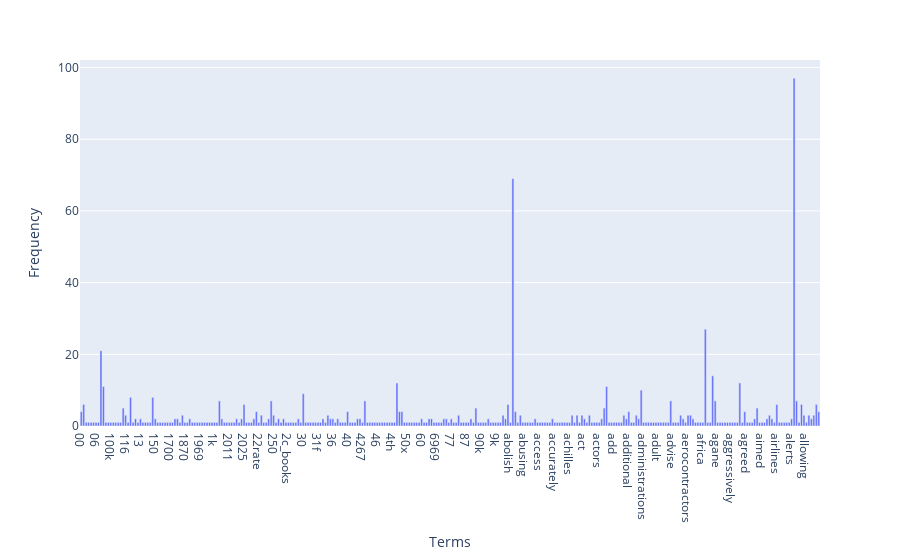

Here is the notebook cell this chart was saved with:
### Markdown cell above
### Exercise 12

### Code cell
# Exercise 12
import plotly.express as px

df_data = pd.DataFrame({
    'Terms': count_vect.get_feature_names_out()[:300],
    'Frequency': term_frequencies[:300]
})

fig = px.bar(
    df_data,
    x='Terms',
    y='Frequency',
)

fig.show()

### Figure 1 — Plotly figure (JSON) as saved in the notebook; plotly's stock layout.template omitted (floating-point values rounded to 4 significant figures; data arrays with more than 128 entries replaced by an {"elided": "..."} marker saying what was removed)
{"data": [{"hovertemplate": "Terms=%{x}<br>Frequency=%{y}<extra></extra>", "legendgroup": "", "marker": {"color": "#636efa", "pattern": {"shape": ""}}, "name": "", "orientation": "v", "showlegend": false, "textposition": "auto", "type": "bar", "x": {"elided": "300 str values"}, "xaxis": "x", "y": {"elided": "300 int values"}, "yaxis": "y"}], "layout": {"barmode": "relative", "legend": {"tracegroupgap": 0}, "margin": {"t": 60}, "xaxis": {"anchor": "y", "domain": [0, 1], "title": {"text": "Terms"}}, "yaxis": {"anchor": "x", "domain": [0, 1], "title": {"text": "Frequency"}}}}
